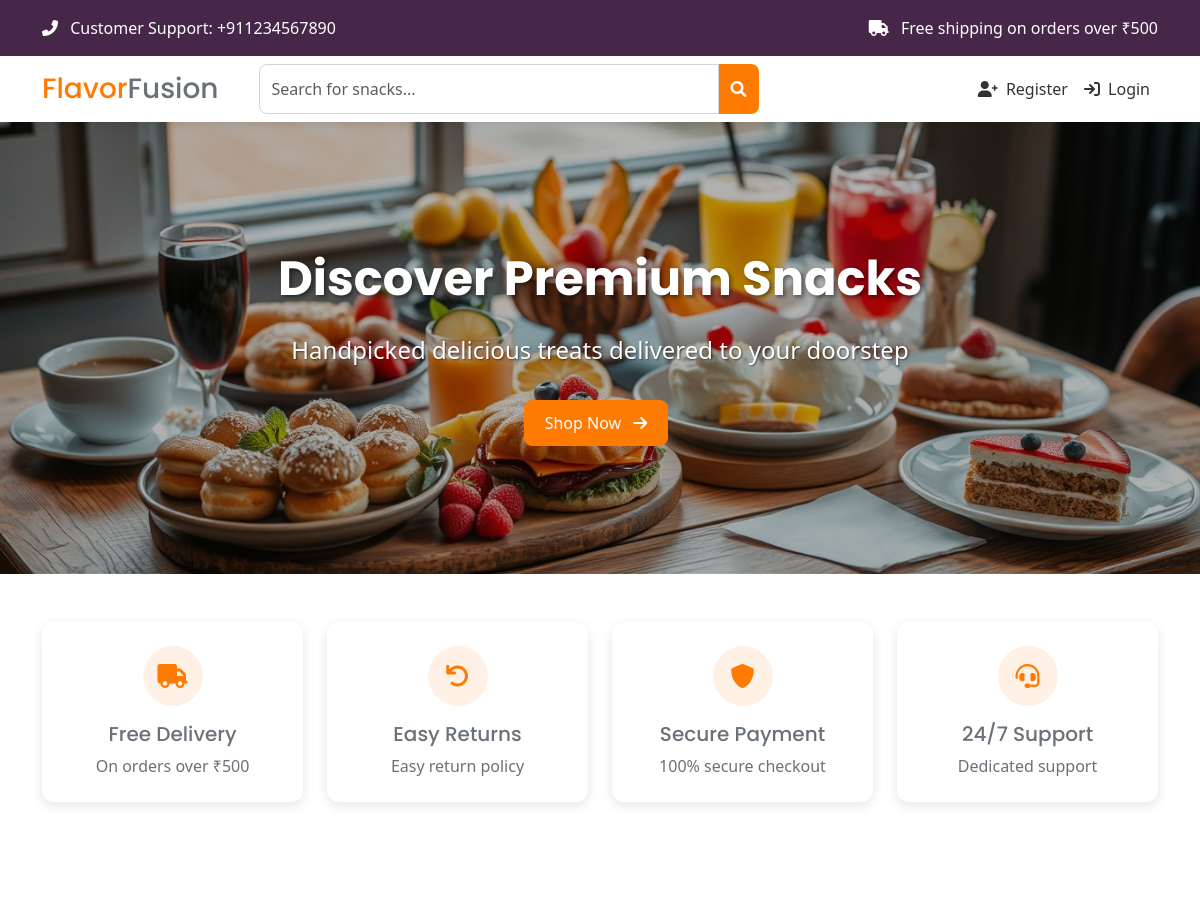
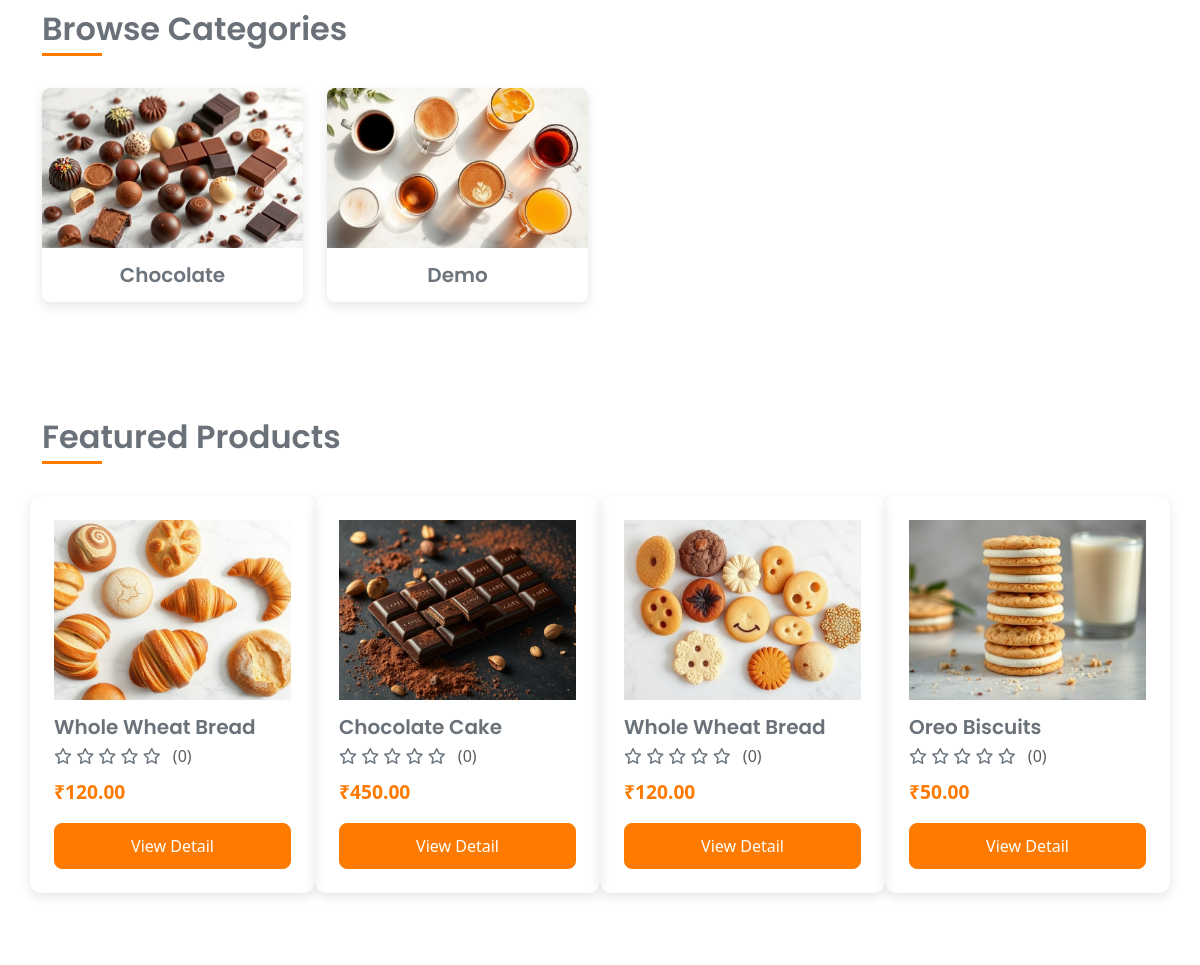
The page / on the database its author committed (2 pictures, top to bottom).
### tables this page shows
CREATE TABLE `categories` (
  `id` int(11) NOT NULL,
  `name` varchar(100) NOT NULL,
  `description` text DEFAULT NULL,
  `image` varchar(255) DEFAULT NULL,
  `created_at` timestamp NOT NULL DEFAULT current_timestamp()
);

CREATE TABLE `products` (
  `id` int(11) NOT NULL,
  `name` varchar(255) NOT NULL,
  `description` text DEFAULT NULL,
  `category_id` int(11) NOT NULL,
  `price` decimal(10,2) NOT NULL,
  `stock` int(11) NOT NULL,
  `image` varchar(255) DEFAULT NULL,
  `created_at` timestamp NOT NULL DEFAULT current_timestamp()
);

### database/database.php (called while the page is built)
<?php
require(__DIR__ . '/Connection.php');
$servername = 'localhost';
$port = 3306;
$db_name = 'flavor_fusion_db';
$username = 'root';
$password = '';
$connection = new Connection($servername, $port, $db_name, $username, $password);

### database/Connection.php (called while the page is built, shortened)
<?php
class Connection
{
    private $pdo;
    public function __construct($server_name, $port, $db_name, $username, $password)
    {
        try {
            $this->pdo = new PDO("mysql:host={$server_name};port={$port};dbname={$db_name}", $username, $password);
            $this->pdo->setAttribute(PDO::ATTR_ERRMODE, PDO::ERRMODE_EXCEPTION);
            $this->pdo->setAttribute(PDO::ATTR_DEFAULT_FETCH_MODE, PDO::FETCH_ASSOC);
        } catch (PDOException $e) {
            echo $e->getMessage();
            die();
        }
    }
    public function find($table_name, $options)
    {
        $column_names = array_keys($options);
        $condition_array = [];
        for ($i = 0; $i < count($column_names); $i++) {
            array_push($condition_array, "{$column_names[$i]} = :{$column_names[$i]}");
        }
        $condition = implode(" AND ", $condition_array);
        $statement = $this->pdo->prepare("SELECT * FROM {$table_name} WHERE {$condition}");
        $statement->execute($options);
        $result = $statement->fetchAll();
        return $result;
    }
    public function findAll($table_name)
    {
        $sql = "SELECT * FROM {$table_name}";
        $statement = $this->pdo->prepare($sql);
        $statement->execute();
        $result = $statement->fetchAll();
        return $result;
    }
    public function paginate($table_name, $limit, $offset = 0, $order_by = 'id', $order_direction = 'ASC')
    {
        $order_direction = strtoupper($order_direction) === 'DESC' ? 'DESC' : 'ASC';
        $sql = "SELECT * FROM {$table_name} ORDER BY {$order_by} {$order_direction} LIMIT :limit OFFSET :offset";
        $statement = $this->pdo->prepare($sql);
        $statement->bindValue(':limit', (int)$limit, PDO::PARAM_INT);
        $statement->bindValue(':offset', (int)$offset, PDO::PARAM_INT);
        $statement->execute();
        return $statement->fetchAll();
    }
}

### public/index.php (the view)
<?php
include_once "../init.php";
include_once DB_ROOT . 'database.php';
$products = $connection->paginate(
    "products",
    4,
    1
);
$categories = $connection->findAll('categories');
?>
<?php include_once '../includes/header.php' ?>
<?php include_once '../includes/nav.php' ?>
<section class="hero-section">
    <div class="container">
        <h1 class="hero-title">Discover Premium Snacks</h1>
        <p class="hero-subtitle">Handpicked delicious treats delivered to your doorstep</p>
        <a href="<?= ROOT . 'shop' ?>" class="btn btn-primary me-2">Shop Now <i class="fas fa-arrow-right ms-2"></i></a>
    </div>
</section>
<section class="py-5">
    <div class="container">
        <div class="row">
            <div class="col-md-3 col-6 mb-4">
                <div class="feature-box">
                    <div class="feature-icon">
                        <i class="fas fa-truck"></i>
                    </div>
                    <h5>Free Delivery</h5>
                    <p class="mb-0">On orders over ₹500</p>
                </div>
            </div>
            <div class="col-md-3 col-6 mb-4">
                <div class="feature-box">
                    <div class="feature-icon">
                        <i class="fas fa-undo"></i>
                    </div>
                    <h5>Easy Returns</h5>
                    <p class="mb-0">Easy return policy</p>
                </div>
            </div>
            <div class="col-md-3 col-6 mb-4">
                <div class="feature-box">
                    <div class="feature-icon">
                        <i class="fas fa-shield-alt"></i>
                    </div>
                    <h5>Secure Payment</h5>
                    <p class="mb-0">100% secure checkout</p>
                </div>
            </div>
            <div class="col-md-3 col-6 mb-4">
                <div class="feature-box">
                    <div class="feature-icon">
                        <i class="fas fa-headset"></i>
                    </div>
                    <h5>24/7 Support</h5>
                    <p class="mb-0">Dedicated support</p>
                </div>
            </div>
        </div>
    </div>
</section>
<section class="py-5">
    <div class="container">
        <h2 class="section-title">Browse Categories</h2>
        <div class="row">
            <?php foreach ($categories as $category): ?>
                <div class="col-md-3 col-6">
                    <a href="<?= ROOT . 'shop?category=' . strtolower($category["name"]) ?>" class="d-block category-card link-underline link-underline-opacity-0 text-secondary">
                        <img src="<?= ASSETS_PATH . 'images/' . $category["image"] ?>" class="category-img w-100" alt="Chocolates">
                        <h5 class="category-title"><?= $category["name"] ?></h5>
                    </a>
                </div>
            <?php endforeach; ?>
        </div>
    </div>
</section>
<section class="py-5 bg-white">
    <div class="container">
        <h2 class="section-title">Featured Products</h2>
        <div class="scroll-container">
            <div class="row">
                <?php foreach ($products as $product):
                    $reviews = $connection->find("reviews", ["product_id" => $product["id"]]);
                ?>
                    <div class="product-card col-md-3 mb-4">
                        <div class="position-relative">
                            <img src="<?= ASSETS_PATH . 'images/' . $product["image"] ?>" class="product-img w-100" alt="Product 4">
                        </div>
                        <div class="card-body">
                            <h5 class="product-title"><?= $product["name"] ?></h5>
                            <div class="product-rating">
                                <?= displayStars(getAverageRating($reviews)) ?>
                                <span class="text-muted ms-2">(<?= getAverageRating($reviews) ?>)</span>
                            </div>
                            <p class="product-price">₹<?= $product["price"] ?></p>
                            <a href="<?= ROOT . 'shop/view?id=' . $product['id'] ?>" class="btn btn-primary w-100">View Detail</a>
                        </div>
                    </div>
                <?php endforeach; ?>
            </div>
        </div>
    </div>
</section>
<?php include_once '../includes/footer.php' ?>

### init.php (shortened to what this page needs)
<?php
function displayStars($rating)
{
    $stars = "";
    for ($i = 1; $i <= 5; $i++) {
        if ($i <= floor($rating)) {
            $stars .= '<i class="fa-solid fa-star text-warning"></i> ';
        } elseif ($i - 0.5 <= $rating) {
            $stars .= '<i class="fa-solid fa-star-half-stroke text-warning"></i> ';
        } else {
            $stars .= '<i class="fa-regular fa-star text-secondary"></i> ';
        }
    }
    return $stars;
}
function getAverageRating($reviews)
{
    if (empty($reviews)) return 0;
    $totalRating = array_sum(array_column($reviews, "rating"));
    $reviewCount = count($reviews);
    $averageRating = $totalRating / $reviewCount;
    return round($averageRating, 1);
}

### public/assets/css/style.css (style rules this page uses)
:root { --primary-color-50: #fff2e6; --primary-color-100: #ffd7b3; --primary-color: #ff7a00; --body-color: #6a7179; --gray-100: #dee2e6; --gray-500: #868e96; --secondary-color: #462749; --color-success: #20c997; --color-error: #ff6b6b; }
body { color: var(--body-color); min-height: 100dvh; display: flex; flex-direction: column; }
h1, h2, h3, h4, h5, h6 { font-family: "Poppins", sans-serif; }
.section-title { position: relative; margin-bottom: 2rem; padding-bottom: 0.5rem; font-weight: 600; }
.section-title::after { content: ""; position: absolute; bottom: 0; left: 0; width: 60px; height: 3px; background-color: var(--primary-color); }
.product-card { border-radius: 12px; overflow: hidden; box-shadow: 0 4px 12px rgba(0, 0, 0, 0.1); transition: transform 0.3s ease; margin-bottom: 20px; background-color: var(--white); position: relative; padding: 24px; }
.product-img { height: 180px; object-fit: cover; }
.product-title { font-weight: 600; margin-top: 15px; margin-bottom: 5px; }
.product-price { color: var(--primary-color); font-weight: 700; font-size: 1.2rem; }
.product-rating { color: #ffc107; margin-bottom: 10px; }
.btn { padding: 8px 12px; border-radius: 8px; }
.btn-outline-primary:hover, .btn-primary { background-color: var(--primary-color); border-color: var(--primary-color); border-radius: 8px; padding: 10px 20px; transition: all 0.3s ease; font-weight: 500; }
.hero-section { background: linear-gradient(rgba(0, 0, 0, 0.3), rgba(0, 0, 0, 0.3)), url("../images/hero-main.jpg"); background-size: cover; background-position: center; color: white; padding: 8rem 0; text-align: center; }
.hero-title { font-weight: 700; font-size: 3rem; margin-bottom: 1.5rem; text-shadow: 2px 2px 4px rgba(0, 0, 0, 0.5); }
.hero-subtitle { font-size: 1.5rem; margin-bottom: 2rem; text-shadow: 1px 1px 2px rgba(0, 0, 0, 0.5); }
.category-card { border-radius: 8px; overflow: hidden; box-shadow: 0 4px 12px rgba(0, 0, 0, 0.1); transition: transform 0.3s ease, box-shadow 0.3s ease; cursor: pointer; margin-bottom: 20px; padding: 0; }
.category-img { height: 160px; object-fit: cover; }
.category-title { font-weight: 600; padding: 15px; background-color: var(--white); margin: 0; text-align: center; }
.feature-box { background-color: var(--white); border-radius: 12px; padding: 1.5rem; box-shadow: 0 4px 12px rgba(0, 0, 0, 0.1); text-align: center; transition: transform 0.3s ease; height: 100%; }
.feature-icon { width: 60px; height: 60px; background-color: rgba(255, 122, 0, 0.1); border-radius: 50%; display: flex; align-items: center; justify-content: center; margin: 0 auto 1rem; color: var(--primary-color); }
.feature-icon i { font-size: 24px; }

### rows shown on the page
categories: image (picture), name "Chocolate"
categories: image (picture), name "Demo"
products: image (picture), name "Whole Wheat Bread", price "120.00"
products: image (picture), name "Chocolate Cake", price "450.00"
products: image (picture), name "Whole Wheat Bread", price "120.00"
products: image (picture), name "Oreo Biscuits", price "50.00"
